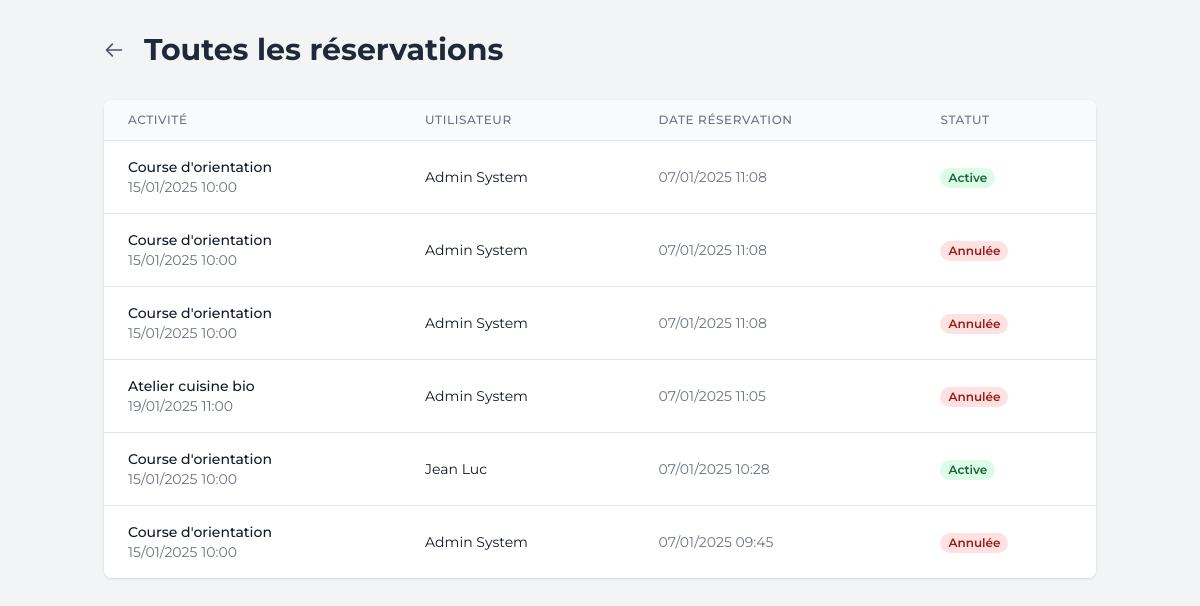
The app's page /reservations/list (signed in) with its own data.
### tables this page shows
CREATE TABLE `reservations` (
  `id` int NOT NULL,
  `user_id` int NOT NULL,
  `activite_id` int NOT NULL,
  `date_reservation` datetime DEFAULT CURRENT_TIMESTAMP,
  `etat` tinyint(1) DEFAULT '1'
);

CREATE TABLE `activities` (
  `id` int NOT NULL,
  `nom` varchar(100) NOT NULL,
  `type_id` int NOT NULL,
  `places_disponibles` int NOT NULL,
  `description` text,
  `image_url` varchar(255) DEFAULT NULL,
  `datetime_debut` datetime NOT NULL,
  `duree` int NOT NULL
);

CREATE TABLE `users` (
  `id` int NOT NULL,
  `prenom` varchar(50) NOT NULL,
  `nom` varchar(50) NOT NULL,
  `email` varchar(100) NOT NULL,
  `motdepasse` varchar(255) NOT NULL,
  `role` varchar(20) NOT NULL DEFAULT 'participant'
);

### app/utils/Render.php (called while the page is built, shortened)
<?php
trait Render
{
    public function renderView(string $view, array $data = [], string $layout = 'main')
    {
        extract($data);
        $rootPath = dirname(dirname(__DIR__));
        $viewPath = $rootPath . '/app/views/' . $view . '.php';
        if (file_exists($viewPath)) {
            require_once $viewPath;
            $content = ob_get_clean();
            $layoutPath = $rootPath . '/app/views/layouts/' . $layout . '.php';
            require_once $layoutPath;
        } else {
            throw new Exception("Vue {$view} introuvable à l'emplacement : {$viewPath}");
        }
    }
}

### app/controllers/ReservationsController.php (called while the page is built, shortened)
<?php
require_once './app/models/ReservationModel.php';
require_once './app/utils/Render.php';
class ReservationsController
{
    private ReservationModel $reservationModel;
    public function __construct()
    {
        $this->reservationModel = new ReservationModel();
    }
    public function list()
    {
        $reservations = $this->reservationModel->getAllReservations();
        $this->renderView('reservations/list', [
            'title' => 'Toutes les réservations',
            'reservations' => $reservations
        ], 'reservations');
    }
}

### app/utils/Router.php (called while the page is built, shortened)
<?php
require_once './app/controllers/ReservationsController.php';
class Router
{
    public function dispatch($url)
    {
        $url = trim($url, '/');
        if ($this->handleReservationsRoutes($url)) {
            return;
        }
    }
    private function handleReservationsRoutes($url)
    {
        if (strpos($url, 'reservations') === 0) {
            $reservationController = new ReservationsController();
            if ($url === 'reservations/list' && isset($_SESSION['user']) && $_SESSION['user']['role'] === 'admin') {
                $reservationController->list();
                return true;
            }
        }
        return false;
    }
}

### index.php (called while the page is built, shortened)
<?php
require_once 'app/utils/Router.php';
$router = new Router();
$router->dispatch($_SERVER['REQUEST_URI']);

### app/utils/Bdd.php (called while the page is built, shortened)
<?php
abstract class Bdd
{
    private function connect(): void
    {
        try {
            $this->db = new PDO(
                'mysql:host=' . $_ENV['db_host'] . ';dbname=' . $_ENV['db_name'],
                $_ENV['db_user'],
                $_ENV['db_pwd'],
                [
                    PDO::ATTR_ERRMODE => PDO::ERRMODE_EXCEPTION,
                    PDO::ATTR_DEFAULT_FETCH_MODE => PDO::FETCH_ASSOC,
                ]
            );
        } catch (PDOException $e) {
            die('Erreur de connexion : ' . $e->getMessage());
        }
    }
}

### app/models/ReservationModel.php (called while the page is built, shortened)
<?php
require_once './app/utils/Bdd.php';
require_once './app/orms/Reservation.php';
class ReservationModel extends Bdd
{
    public function getAllReservations(): array
    {
        try {
            $stmt = $this->db->prepare(
                'SELECT r.*, a.nom as activite_nom, a.description, a.datetime_debut, a.duree,
                        u.nom as user_nom, u.prenom as user_prenom
                 FROM reservations r
                 JOIN activities a ON r.activite_id = a.id
                 JOIN users u ON r.user_id = u.id
                 ORDER BY r.date_reservation DESC',
            );
            $stmt->execute();
            return $stmt->fetchAll(PDO::FETCH_CLASS, 'Reservation');
        } catch (PDOException $e) {
            error_log($e->getMessage());
            return [];
        }
    }
}

### app/orms/Reservation.php (called while the page is built, shortened)
<?php
class Reservation
{
    private string $date_reservation;
    private int $etat;
    private ?string $activite_nom;
    private ?string $datetime_debut;
    private ?string $user_nom;
    private ?string $user_prenom;
    public function getDateReservation(): string
    {
        return $this->date_reservation;
    }
    public function getEtat(): bool
    {
        return (bool) $this->etat;
    }
    public function getActiviteNom(): ?string
    {
        return $this->activite_nom;
    }
    public function getDatetimeDebut(): ?string
    {
        return $this->datetime_debut;
    }
    public function getUserNom(): ?string
    {
        return $this->user_nom;
    }
    public function getUserPrenom(): ?string
    {
        return $this->user_prenom;
    }
}

### app/views/reservations/list.php (the view)
    <div class="flex gap-3 items-center mb-8">
        <a href="/dashboard" class="inline-flex items-center text-gray-600 hover:text-gray-800">
            <svg class="w-5 h-5 mr-2" fill="none" stroke="currentColor" viewBox="0 0 24 24">
                <path stroke-linecap="round" stroke-linejoin="round" stroke-width="2" d="M10 19l-7-7m0 0l7-7m-7 7h18"/>
            </svg>
        </a>
        <h1 class="text-3xl font-bold text-gray-800">Toutes les réservations</h1>
    </div>
    <div class="bg-white rounded-lg shadow overflow-hidden">
        <table class="min-w-full divide-y divide-gray-200">
            <thead class="bg-gray-50">
                <tr>
                    <th class="px-6 py-3 text-left text-xs font-medium text-gray-500 uppercase tracking-wider">Activité</th>
                    <th class="px-6 py-3 text-left text-xs font-medium text-gray-500 uppercase tracking-wider">Utilisateur</th>
                    <th class="px-6 py-3 text-left text-xs font-medium text-gray-500 uppercase tracking-wider">Date réservation</th>
                    <th class="px-6 py-3 text-left text-xs font-medium text-gray-500 uppercase tracking-wider">Statut</th>
                </tr>
            </thead>
            <tbody class="bg-white divide-y divide-gray-200">
                <?php foreach ($reservations as $reservation): ?>
                    <tr>
                        <td class="px-6 py-4">
                            <div class="text-sm font-medium text-gray-900">
                                <?= htmlspecialchars($reservation->getActiviteNom()) ?>
                            </div>
                            <div class="text-sm text-gray-500">
                                <?= date('d/m/Y H:i', strtotime($reservation->getDatetimeDebut())) ?>
                            </div>
                        </td>
                        <td class="px-6 py-4">
                            <div class="text-sm text-gray-900">
                                <?= htmlspecialchars(
                                    $reservation->getUserPrenom() . ' ' . $reservation->getUserNom(),
                                ) ?>
                            </div>
                        </td>
                        <td class="px-6 py-4">
                            <div class="text-sm text-gray-500">
                                <?= date('d/m/Y H:i', strtotime($reservation->getDateReservation())) ?>
                            </div>
                        </td>
                        <td class="px-6 py-4">
                            <span class="px-2 inline-flex text-xs leading-5 font-semibold rounded-full <?= $reservation->getEtat()
                                ? 'bg-green-100 text-green-800'
                                : 'bg-red-100 text-red-800' ?>">
                                <?= $reservation->getEtat() ? 'Active' : 'Annulée' ?>
                            </span>
                        </td>
                    </tr>
                <?php endforeach; ?>
            </tbody>
        </table>
    </div>
</div>

### app/views/layouts/reservations.php (shortened to what this page needs)
<!DOCTYPE html>
<html lang="fr">
<head>
    <link href="/public/css/styles.css" rel="stylesheet">
    </head>
<body class="bg-gray-100 min-h-screen">
    <div class="container mx-auto px-4 py-8">
        <?= $content ?>
</body>
</html>

### records on screen
reservations: activite.nom "Course d'orientation", activite.datetime_debut "15/01/2025 10:00", user.nom "Admin System", date_reservation "07/01/2025 11:08", etat "Active"
reservations: activite.nom "Course d'orientation", activite.datetime_debut "15/01/2025 10:00", user.nom "Admin System", date_reservation "07/01/2025 11:08", etat "Annulée"
reservations: activite.nom "Course d'orientation", activite.datetime_debut "15/01/2025 10:00", user.nom "Admin System", date_reservation "07/01/2025 11:08", etat "Annulée"
reservations: activite.nom "Atelier cuisine bio", activite.datetime_debut "19/01/2025 11:00", user.nom "Admin System", date_reservation "07/01/2025 11:05", etat "Annulée"
reservations: activite.nom "Course d'orientation", activite.datetime_debut "15/01/2025 10:00", user.nom "Jean Luc", date_reservation "07/01/2025 10:28", etat "Active"
reservations: activite.nom "Course d'orientation", activite.datetime_debut "15/01/2025 10:00", user.nom "Admin System", date_reservation "07/01/2025 09:45", etat "Annulée"
